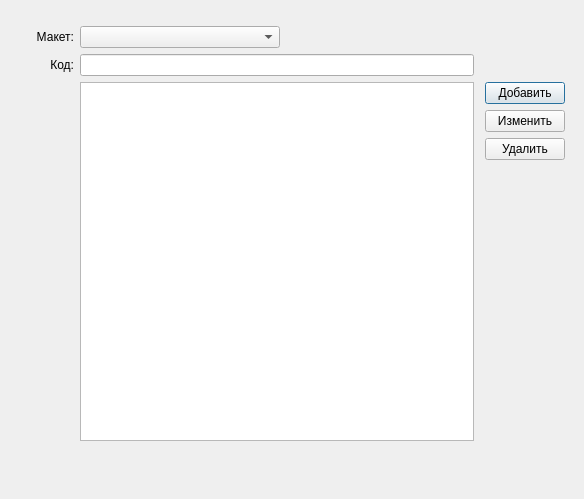
<?xml version="1.0" encoding="UTF-8"?>
<ui version="4.0">
 <class>PointCodes</class>
 <widget class="QDialog" name="PointCodes">
  <property name="geometry">
   <rect>
    <x>0</x>
    <y>0</y>
    <width>584</width>
    <height>499</height>
   </rect>
  </property>
  <property name="windowTitle">
   <string>Dialog</string>
  </property>
  <widget class="QWidget" name="verticalLayoutWidget">
   <property name="geometry">
    <rect>
     <x>30</x>
     <y>20</y>
     <width>541</width>
     <height>441</height>
    </rect>
   </property>
   <layout class="QVBoxLayout" name="mainLayout">
    <item>
     <layout class="QGridLayout" name="gridLayout">
      <property name="leftMargin">
       <number>6</number>
      </property>
      <property name="topMargin">
       <number>6</number>
      </property>
      <property name="rightMargin">
       <number>6</number>
      </property>
      <property name="bottomMargin">
       <number>20</number>
      </property>
      <item row="0" column="1">
       <layout class="QHBoxLayout" name="horizontalLayout_3">
        <item>
         <widget class="QComboBox" name="cmbModel">
          <property name="minimumSize">
           <size>
            <width>200</width>
            <height>0</height>
           </size>
          </property>
         </widget>
        </item>
        <item>
         <spacer name="horizontalSpacer">
          <property name="orientation">
           <enum>Qt::Horizontal</enum>
          </property>
          <property name="sizeHint" stdset="0">
           <size>
            <width>40</width>
            <height>20</height>
           </size>
          </property>
         </spacer>
        </item>
       </layout>
      </item>
      <item row="1" column="0">
       <widget class="QLabel" name="label_2">
        <property name="text">
         <string>Код:</string>
        </property>
        <property name="alignment">
         <set>Qt::AlignRight|Qt::AlignTrailing|Qt::AlignVCenter</set>
        </property>
       </widget>
      </item>
      <item row="1" column="1">
       <widget class="QLineEdit" name="txtCode"/>
      </item>
      <item row="0" column="0">
       <widget class="QLabel" name="label">
        <property name="text">
         <string>Макет:</string>
        </property>
        <property name="alignment">
         <set>Qt::AlignRight|Qt::AlignTrailing|Qt::AlignVCenter</set>
        </property>
       </widget>
      </item>
      <item row="2" column="2">
       <layout class="QVBoxLayout" name="verticalLayout">
        <property name="leftMargin">
         <number>5</number>
        </property>
        <item>
         <widget class="QPushButton" name="cmdAdd">
          <property name="text">
           <string>Добавить</string>
          </property>
         </widget>
        </item>
        <item>
         <widget class="QPushButton" name="cmdEdit">
          <property name="text">
           <string>Изменить</string>
          </property>
         </widget>
        </item>
        <item>
         <widget class="QPushButton" name="cmdRemove">
          <property name="text">
           <string>Удалить</string>
          </property>
         </widget>
        </item>
        <item>
         <spacer name="verticalSpacer">
          <property name="orientation">
           <enum>Qt::Vertical</enum>
          </property>
          <property name="sizeHint" stdset="0">
           <size>
            <width>20</width>
            <height>40</height>
           </size>
          </property>
         </spacer>
        </item>
       </layout>
      </item>
      <item row="2" column="1">
       <widget class="QTableWidget" name="twCodes">
        <property name="editTriggers">
         <set>QAbstractItemView::NoEditTriggers</set>
        </property>
        <property name="selectionMode">
         <enum>QAbstractItemView::SingleSelection</enum>
        </property>
        <property name="selectionBehavior">
         <enum>QAbstractItemView::SelectRows</enum>
        </property>
        <property name="horizontalScrollMode">
         <enum>QAbstractItemView::ScrollPerPixel</enum>
        </property>
        <attribute name="horizontalHeaderCascadingSectionResizes">
         <bool>true</bool>
        </attribute>
        <attribute name="horizontalHeaderMinimumSectionSize">
         <number>20</number>
        </attribute>
        <attribute name="horizontalHeaderStretchLastSection">
         <bool>true</bool>
        </attribute>
        <attribute name="verticalHeaderDefaultSectionSize">
         <number>20</number>
        </attribute>
       </widget>
      </item>
     </layout>
    </item>
   </layout>
  </widget>
 </widget>
 <resources/>
 <connections>
  <connection>
   <sender>cmdAdd</sender>
   <signal>clicked()</signal>
   <receiver>PointCodes</receiver>
   <slot>onAddClick()</slot>
   <hints>
    <hint type="sourcelabel">
     <x>500</x>
     <y>105</y>
    </hint>
    <hint type="destinationlabel">
     <x>151</x>
     <y>762</y>
    </hint>
   </hints>
  </connection>
  <connection>
   <sender>cmdEdit</sender>
   <signal>clicked()</signal>
   <receiver>PointCodes</receiver>
   <slot>onEditClick()</slot>
   <hints>
    <hint type="sourcelabel">
     <x>520</x>
     <y>135</y>
    </hint>
    <hint type="destinationlabel">
     <x>133</x>
     <y>752</y>
    </hint>
   </hints>
  </connection>
  <connection>
   <sender>cmdRemove</sender>
   <signal>clicked()</signal>
   <receiver>PointCodes</receiver>
   <slot>onRemoveClick()</slot>
   <hints>
    <hint type="sourcelabel">
     <x>538</x>
     <y>167</y>
    </hint>
    <hint type="destinationlabel">
     <x>108</x>
     <y>781</y>
    </hint>
   </hints>
  </connection>
  <connection>
   <sender>twCodes</sender>
   <signal>itemClicked(QTableWidgetItem*)</signal>
   <receiver>PointCodes</receiver>
   <slot>onElementSelect(QTableWidgetItem*)</slot>
   <hints>
    <hint type="sourcelabel">
     <x>205</x>
     <y>203</y>
    </hint>
    <hint type="destinationlabel">
     <x>93</x>
     <y>800</y>
    </hint>
   </hints>
  </connection>
 </connections>
 <slots>
  <slot>onEditClick()</slot>
  <slot>onAddClick()</slot>
  <slot>onRemoveClick()</slot>
  <slot>onElementSelect(QTableWidgetItem*)</slot>
 </slots>
</ui>
